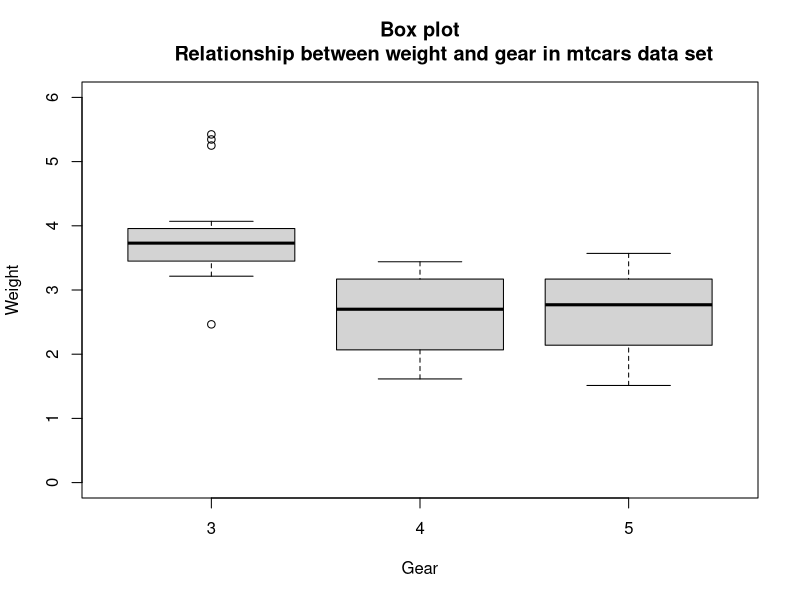

The R script that drew this image:
## Data visualization in basic plot

data(mtcars) # load the mtcars data set 
summary(mtcars) # data exploration
str(mtcars) 

?boxplot # Get more info on the function
boxplot(wt~gear, data = mtcars, xlab = "Gear", ylab = "Weight", main = "Box plot
        Relationship between weight and gear in mtcars data set", ylim = c(0,6)) 
